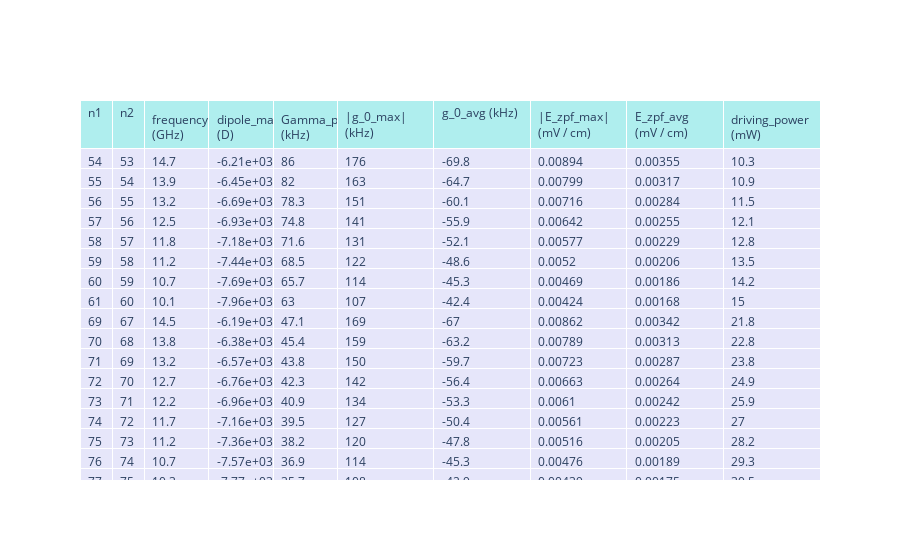

Notebook code cell kept with this figure:
### Code cell
import plotly.graph_objects as go

# Create table from suitable_transitions
def format_header(key, sample_value):
    """Format header with units in parentheses"""
    if hasattr(sample_value, 'units'):
        return f"{key} ({sample_value.units:~})"
    else:
        return key

def format_value_magnitude(value):
    """Format value showing only magnitude for Pint quantities"""
    if hasattr(value, 'magnitude'):
        return f"{value.magnitude:.3g}"
    else:
        return str(value)

fig = go.Figure(data=[go.Table(
    header=dict(values=[format_header(key, suitable_transitions[0][key]) for key in suitable_transitions[0].keys()],
                fill_color='paleturquoise',
                align='left'),
    cells=dict(values=[[format_value_magnitude(d[key]) for d in suitable_transitions] for key in suitable_transitions[0].keys()],
               fill_color='lavender',
               align='left'),
    columnwidth=[1, 1, 2, 2, 2, 3, 3, 3, 3, 3, 3, 3, 3, 3]
)])


fig.show()
fig.write_html("cavity_exploration.html")

### Figure 1 — Plotly figure (JSON) as saved in the notebook; plotly's stock layout.template omitted (floating-point values rounded to 4 significant figures; data arrays with more than 128 entries replaced by an {"elided": "..."} marker saying what was removed)
{"data": [{"cells": {"align": "left", "fill": {"color": "lavender"}, "values": {"elided": "10x24 str values"}}, "columnwidth": [1, 1, 2, 2, 2, 3, 3, 3, 3, 3, 3, 3, 3, 3], "header": {"align": "left", "fill": {"color": "paleturquoise"}, "values": ["n1", "n2", "frequency (GHz)", "dipole_matrix_element (D)", "Gamma_p (kHz)", "|g_0_max| (kHz)", "g_0_avg (kHz)", "|E_zpf_max| (mV / cm)", "E_zpf_avg (mV / cm)", "driving_power (mW)"]}, "type": "table"}], "layout": {}}
